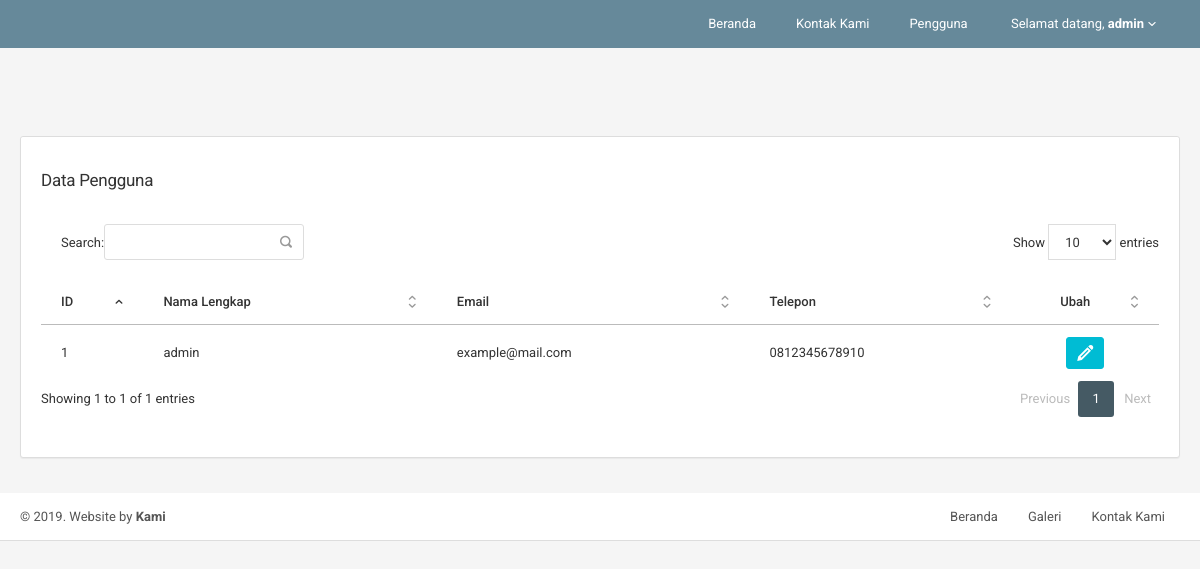
The app's page /home/pengguna.php (signed in) with its own data.
### tables this page shows
CREATE TABLE `cms_user` (
  `id_user` int(11) NOT NULL,
  `full_name` varchar(255) DEFAULT NULL,
  `username` varchar(255) DEFAULT NULL,
  `sandi` varchar(255) DEFAULT NULL,
  `email` varchar(255) DEFAULT NULL,
  `tel` varchar(15) DEFAULT NULL,
  `alamat` text,
  `file_image` varchar(50) DEFAULT NULL,
  `stat` enum('0','1','2') DEFAULT NULL
);

### home/pengguna.php (the view, shortened to what this page needs)
<?php
	require_once("../proses/connection.php");
	require '../template/header.php';
	require '../template/menu.php';
	$query = mysqli_query($konek, "SELECT * FROM cms_user WHERE stat = 1");
?>
<div class="content" style="margin-top: 90px; padding-bottom: 15px;">
	<div class="panel panel-flat">
		<div class="panel-heading">
			<div class="panel-title"><h5>Data Pengguna</h5></div>
		</div>
		<div class="panel-body">
			<table id="myTable" class="table table-hover">
				<thead>
					<tr>
						<th>ID</th>
						<th>Nama Lengkap</th>
						<th>Email</th>
						<th>Telepon</th>
						<th class="text-center">Ubah</th>
					</tr>
				</thead>
				<tbody>
					<?php while ($hasil = mysqli_fetch_array($query)) { ?>
					<tr>
						<td><?php echo $hasil['id_user']; ?></td>
						<td><?php echo $hasil['username']; ?></td>
						<td><?php echo $hasil['email']; ?></td>
						<td><?php echo $hasil['tel']; ?></td>
						<td align="center">
							<a class="btn btn-info btn-xs" href="informasi_pengguna?usr=<?php echo $hasil['id_user']; ?>" data-tog="tooltip" title="Update">
								<b><i class="icon-pencil"></i></b>
							</a>
						</td>
					</tr>
					<?php } ?>
				</tbody>
			</table>
		</div>
	</div>
</div>
<?php require '../template/footer.php'; ?>

### records on screen
cms_user: id_user "1", username "admin", email "example@mail.com", tel "0812345678910"

### other values on screen
$_SESSION['username'] "admin"
